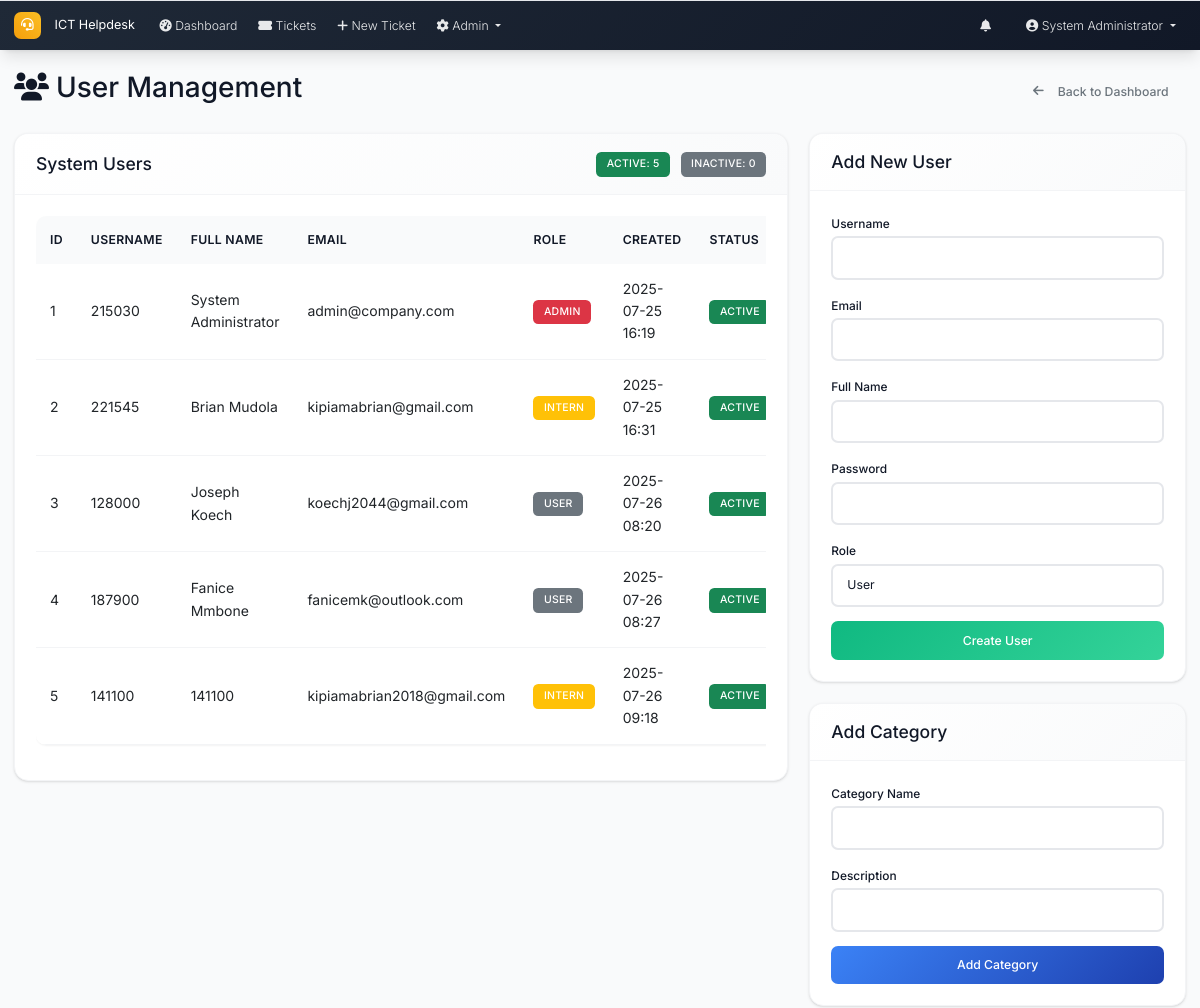
Before: /admin/users (signed in, upper part) with the older database file.
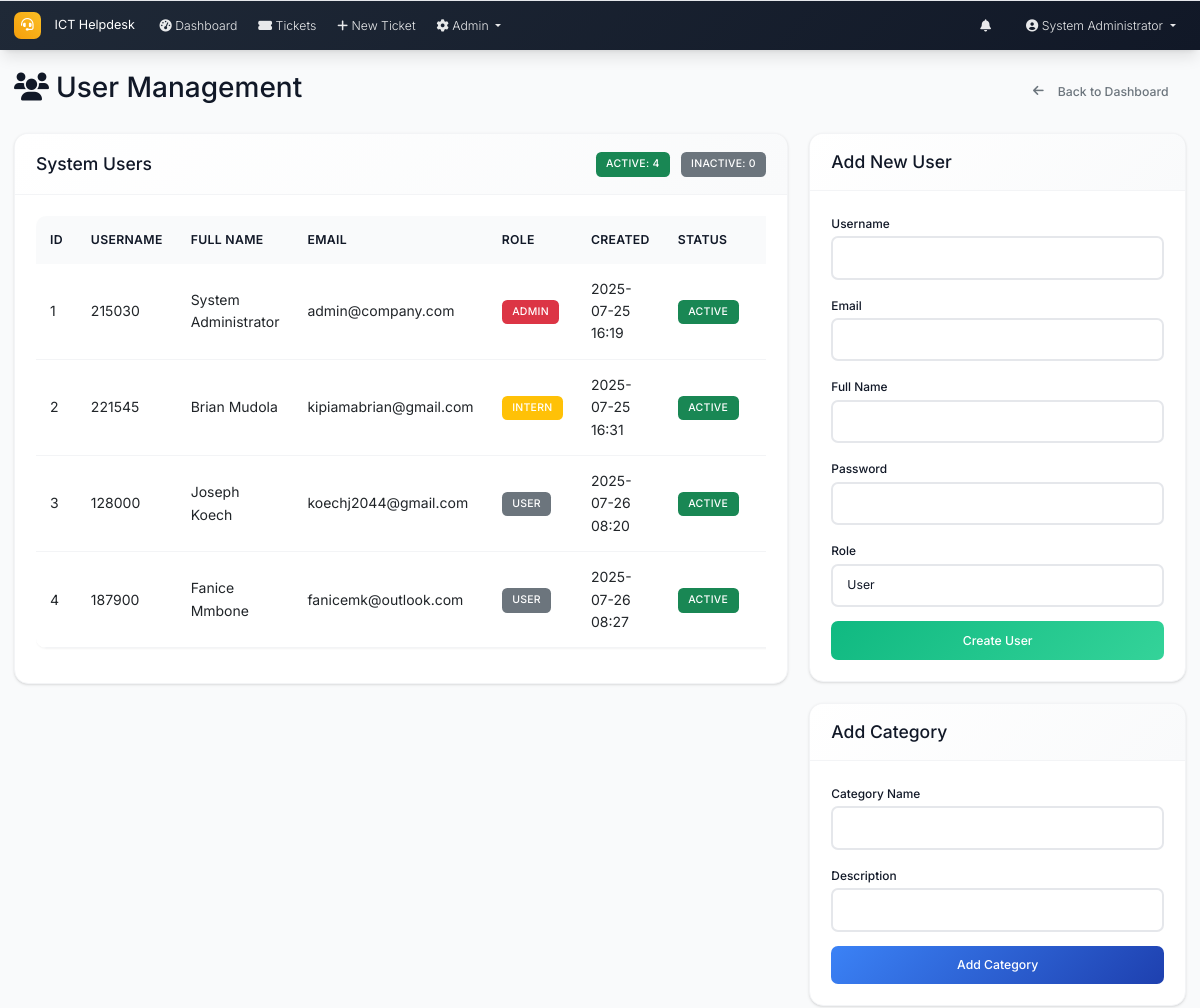
After: the same page with the newer database file.
### models.py (models this page shows, shortened)
class User(UserMixin, db.Model):
    id = db.Column(db.Integer, primary_key=True)
    username = db.Column(db.String(64), unique=True, nullable=False)
    email = db.Column(db.String(120), unique=True, nullable=False)
    password_hash = db.Column(db.String(256), nullable=False)
    full_name = db.Column(db.String(100), nullable=False)
    role = db.Column(db.String(20), nullable=False, default='user')  # admin, intern, user
    created_at = db.Column(db.DateTime, default=datetime.utcnow)
    is_active = db.Column(db.Boolean, default=True)
    is_verified = db.Column(db.Boolean, default=False)
    verification_token = db.Column(db.String(128), nullable=True)
    phone_number = db.Column(db.String(20), nullable=True)
    is_approved = db.Column(db.Boolean, default=False)
    approved_by_id = db.Column(db.Integer, db.ForeignKey('user.id'), nullable=True)
    approved_at = db.Column(db.DateTime, nullable=True)
    tickets_created = db.relationship('Ticket', foreign_keys='Ticket.created_by_id', backref='creator', lazy='dynamic')
    assigned_tickets = db.relationship('Ticket', secondary='ticket_assignees', back_populates='assignees', lazy='selectin')
    comments = db.relationship('Comment', backref='author', lazy='dynamic')

### routes.py (the view)
@app.route('/admin/users')
@login_required
def user_management():
    if current_user.role != 'admin':
        abort(403)
    users = User.query.all()
    form = UserManagementForm()
    admin_user_form = AdminUserForm()
    category_form = CategoryForm()
    status_form = UserStatusForm()
    categories = Category.query.all()
    return render_template('user_management.html', users=users, form=form,
                         admin_user_form=admin_user_form, category_form=category_form,
                         status_form=status_form, categories=categories)

### forms.py
class UserManagementForm(FlaskForm):
    user_id = IntegerField('User ID', validators=[DataRequired()])
    new_password = PasswordField('New Password', validators=[DataRequired(), Length(min=6)])
    confirm_password = PasswordField('Confirm Password', validators=[DataRequired(), EqualTo('new_password')])
    submit = SubmitField('Update Password')

class AdminUserForm(FlaskForm):
    username = StringField('Username', validators=[DataRequired(), Length(min=4, max=20)])
    email = StringField('Email', validators=[DataRequired(), Email()])
    full_name = StringField('Full Name', validators=[DataRequired(), Length(max=100)])
    password = PasswordField('Password', validators=[DataRequired(), Length(min=6)])
    role = SelectField('Role', choices=[('user', 'User'), ('intern', 'Intern'), ('admin', 'Admin')], default='user')
    submit = SubmitField('Create User')

### app.py (called while the page is built)
@login_manager.user_loader
def load_user(user_id):
    from models import User
    return User.query.get(int(user_id))

@app.context_processor
def inject_now():
    return {'now': datetime.utcnow}

### routes.py (called while the page is built)
@app.context_processor
def inject_datetime():
    return dict(datetime=datetime)

### templates/user_management.html (shortened to what the changed rows need)
{% extends "base.html" %}
{% block content %}
<div class="d-flex justify-content-between align-items-center mb-4">
    <h2><i class="fas fa-users me-2"></i>User Management</h2>
</div>
<div class="row">
    <div class="col-md-8">
        <div class="card">
            <div class="card-header d-flex justify-content-between align-items-center">
                <div>
                    <span class="badge bg-success me-2">Active: {{ users|selectattr('is_active')|list|length }}</span>
                    <span class="badge bg-secondary">Inactive: {{ users|rejectattr('is_active')|list|length }}</span>
                </div>
            </div>
            <div class="card-body">
                <div class="table-responsive">
                    <table class="table table-hover">
                        <thead>
                            <tr>
                                <th>ID</th>
                                <th>Username</th>
                                <th>Full Name</th>
                                <th>Email</th>
                                <th>Role</th>
                                <th>Created</th>
                                <th>Status</th>
                                <th>Actions</th>
                            </tr>
                        </thead>
                        <tbody>
                            {% for user in users %}
                            <tr>
                                <td>{{ user.id }}</td>
                                <td>{{ user.username }}</td>
                                <td>{{ user.full_name }}</td>
                                <td>{{ user.email }}</td>
                                <td>
                                    <span class="badge bg-{{ 'danger' if user.role == 'admin' else 'warning' if user.role == 'intern' else 'secondary' }}">
                                        {{ user.role.title() }}
                                    </span>
                                </td>
                                <td>{{ user.created_at|format_datetime }}</td>
                                <td>
                                    <span class="badge bg-{{ 'success' if user.is_active else 'secondary' }}">
                                        {{ 'Active' if user.is_active else 'Inactive' }}
                                    </span>
                                </td>
                                <td>
                                </td>
                            </tr>
                            {% endfor %}
                        </tbody>
                    </table>
                </div>
            </div>
        </div>
    </div>
</div>
{% endblock %}

### templates/base.html (shortened to what this page needs)
<!DOCTYPE html>
<html lang="en">
<head>
    <link href="https://cdn.jsdelivr.net/npm/bootstrap@5.3.0/dist/css/bootstrap.min.css" rel="stylesheet">
    <link href="https://cdnjs.cloudflare.com/ajax/libs/font-awesome/6.0.0/css/all.min.css" rel="stylesheet">
    <link href="{{ url_for('static', filename='css/custom.css') }}" rel="stylesheet">
</head>
<body>
    <nav class="navbar navbar-expand-lg navbar-dark footer-sky">
        <div class="container-fluid px-3">
            <a class="navbar-brand" href="{{ url_for('index') }}">
                <i class="fas fa-headset me-2"></i>ICT Helpdesk
            </a>
            <div class="collapse navbar-collapse" id="navbarNav">
                <ul class="navbar-nav me-auto mb-2 mb-lg-0">
                    {% if current_user.is_authenticated %}
                    <li class="nav-item">
                        <a class="nav-link" href="{{ url_for('dashboard') }}">
                            <i class="fas fa-tachometer-alt me-1"></i>Dashboard
                        </a>
                    </li>
                    <li class="nav-item">
                        <a class="nav-link" href="{{ url_for('tickets_list') }}">
                            <i class="fas fa-ticket-alt me-1"></i>Tickets
                        </a>
                    </li>
                    <li class="nav-item">
                        <a class="nav-link" href="{{ url_for('new_ticket') }}">
                            <i class="fas fa-plus me-1"></i>New Ticket
                        </a>
                    </li>
                    {% if current_user.role == 'admin' %}
                    <li class="nav-item dropdown">
                        <a class="nav-link dropdown-toggle" href="#" role="button" data-bs-toggle="dropdown" aria-expanded="false">
                            <i class="fas fa-cog me-1"></i>Admin
                        </a>
                    </li>
                    {% endif %}
                    {% endif %}
                </ul>
                <ul class="navbar-nav ms-auto mb-2 mb-lg-0">
                    {% if current_user.is_authenticated %}
                    <li class="nav-item dropdown me-3">
                        <a class="nav-link position-relative" href="#" id="notificationsDropdown" role="button"
                           data-bs-toggle="dropdown" aria-expanded="false">
                            <i class="fas fa-bell"></i>
                        </a>
                    </li>
                    <li class="nav-item dropdown">
                        <a class="nav-link dropdown-toggle" href="#" id="navbarDropdown" role="button" data-bs-toggle="dropdown" aria-expanded="false">
                            <i class="fas fa-user-circle me-1"></i>{{ current_user.full_name }}
                        </a>
                    </li>
                    {% endif %}
                </ul>
            </div>
        </div>
    </nav>
    <main class="container-fluid my-4 px-3">
        {% block content %}{% endblock %}
    </main>
</body>
</html>

Changed rows visible on the page:
removed User: id "5", username "141100", full_name "141100", email "kipiamabrian2018@gmail.com", role "INTERN", created_at "2025-07-26 09:18", is_active "ACTIVE"
Other visible differences:
{{ users|selectattr('is_active')|list|length }}: "5" → "4"
